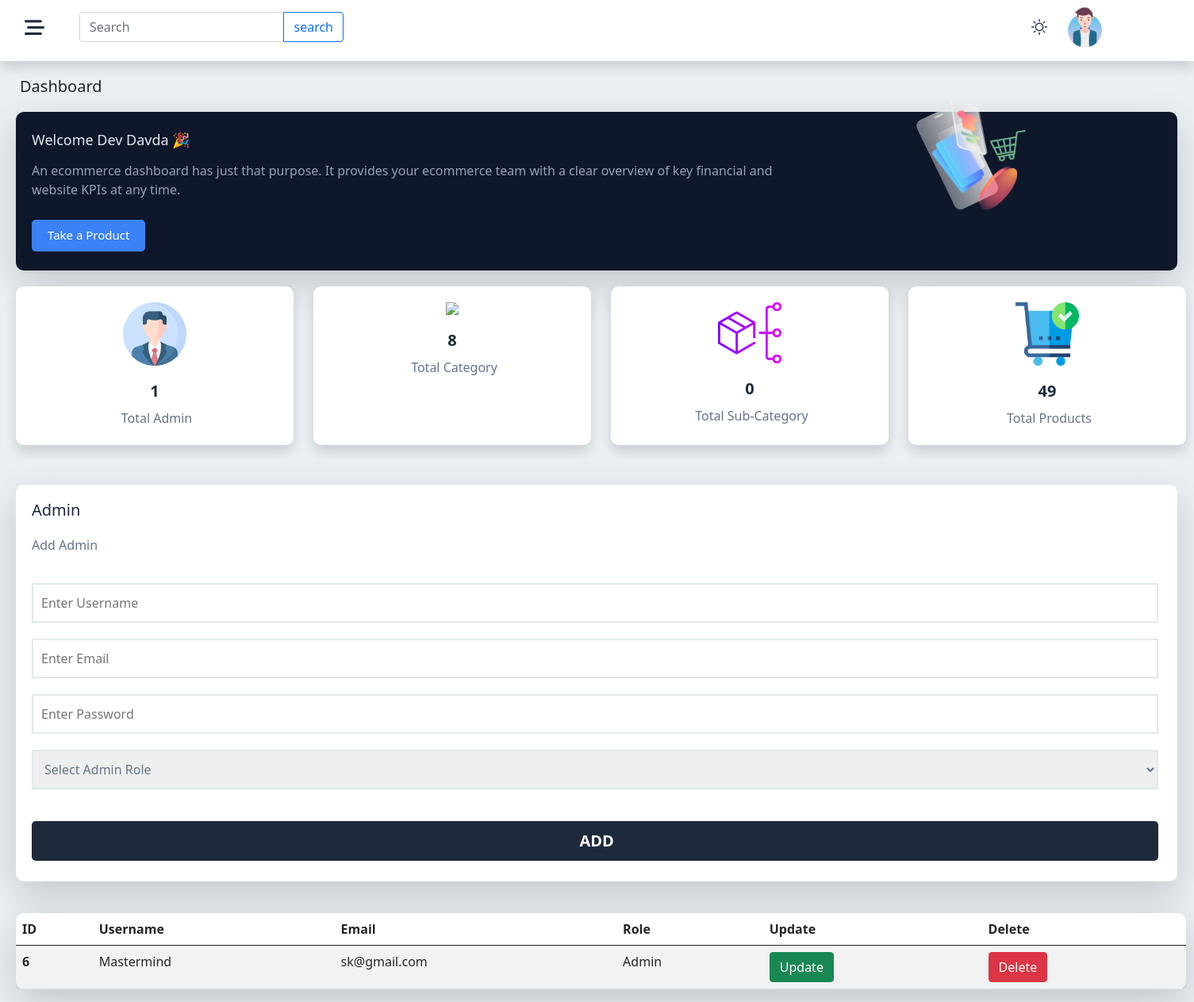
Screenshot of /admin/dashboard.php with the database file from the repository.
### tables this page shows
CREATE TABLE `user` (
  `id` int(255) NOT NULL,
  `username` varchar(999) NOT NULL,
  `email_id` varchar(999) NOT NULL,
  `password` varchar(999) NOT NULL,
  `role` varchar(999) NOT NULL
);

### admin/dashboard.php (the view, shortened to what this page needs)
<!DOCTYPE html>
<html lang="en">
<head>
    <link href="https://cdn.jsdelivr.net/npm/bootstrap@5.0.2/dist/css/bootstrap.min.css" rel="stylesheet">
    <link rel="stylesheet" href="https://cdnjs.cloudflare.com/ajax/libs/font-awesome/6.5.1/css/all.min.css" />
    <link rel="stylesheet" href="https://use.fontawesome.com/releases/v5.7.2/css/all.css">
    <link rel="stylesheet" href="includes/css/footer.css">
    <link rel="stylesheet" href="includes/css/dashboard.css">
    <link rel="stylesheet" href="includes/css/header.css">
</head>
<body>
    <?php include 'includes/php/header.php' ?>
    <div class="dashboard">
        <h3 class="tp-title">Dashboard</h3>
        <div class="welcome shadow-lg">
            <h3 class="tp-dashboard-title-pre">
                Welcome Dev Davda 🎉
            </h3>
            <p class="tp-dashboard-title">
                An ecommerce dashboard has just that purpose. It provides your ecommerce team with a clear overview of key financial and website KPIs at any time.
            </p>
            <a href="product.php" style="text-decoration: none;">
                <button class="tp-dashboard-btn">
                    Take a Product
                </button>
            </a>
            <img src="assets/dashboard/welcome.png">
        </div>
        <div class="calculations">
            <?php
                $totalAdmins = 0;
                $totalCategories = 0;
                $totalSubCategories = 0;
                $totalProducts = 0;
                $adminResult = mysqli_query($cn, "SELECT COUNT(*) AS count FROM `user`");
                $categoryResult = mysqli_query($cn, "SELECT COUNT(*) AS count FROM `category`");
                $subCategoryResult = mysqli_query($cn, "SELECT COUNT(*) AS count FROM `sub_category`");
                $productResult = mysqli_query($cn, "SELECT COUNT(*) AS count FROM `product`");
                if ($adminResult) {
                    $totalAdmins = mysqli_fetch_assoc($adminResult)['count'];
                }
                if ($categoryResult) {
                    $totalCategories = mysqli_fetch_assoc($categoryResult)['count'];
                }
                if ($subCategoryResult) {
                    $totalSubCategories = mysqli_fetch_assoc($subCategoryResult)['count'];
                }
                if ($productResult) {
                    $totalProducts = mysqli_fetch_assoc($productResult)['count'];
                }
            ?>
            <a href="dashboard.php" style="text-decoration: none;">
                <div class="calc shadow calc1">
                    <div class="tp-icons">
                        <img src="assets/dashboard/profile.png">
                    </div>
                    <h3 class="tp-title-pre"><?php echo $totalAdmins; ?></h3>
                    <p class="tp-title">
                        Total Admin
                    </p>
                </div>
            </a>
            <a href="category.php" style="text-decoration: none;">
                <div class="calc shadow calc2">
                    <div class="tp-icons">
                        <img src="assets/dashboard/category.png">
                    </div>
                    <h3 class="tp-title-pre"><?php echo $totalCategories; ?></h3>
                    <p class="tp-title">
                        Total Category
                    </p>
                </div>
            </a>
            <a href="sub_category.php" style="text-decoration: none;">
                <div class="calc shadow calc3">
                    <div class="tp-icons">
                        <img src="assets/dashboard/sub-category.png">
                    </div>
                    <h3 class="tp-title-pre"><?php echo $totalSubCategories; ?></h3>
                    <p class="tp-title">
                        Total Sub-Category
                    </p>
                </div>
            </a>
            <a href="product.php" style="text-decoration: none;">
                <div class="calc shadow calc4">
                    <div class="tp-icons">
                        <img src="assets/dashboard/order.png">
                    </div>
                    <h3 class="tp-title-pre"><?php echo $totalProducts; ?></h3>
                    <p class="tp-title">
                        Total Products
                    </p>
                </div>
            </a>
        </div>
        <div class="admin_form shadow-lg">
            <h3 class="tp-title-pre">Admin</h3>
            <p class="tp-title">Add Admin</p>
            <form action="insert/insert_admin.php" method="post">
                <input type="text" name="username" id="username" placeholder="Enter Username">
                <input type="email" name="email" id="email" placeholder="Enter Email">
                <input type="password" name="password" id="password" placeholder="Enter Password">
                <select name="Role" id="Role" class="i4">
                    <option value="Select Admin Role">Select Admin Role</option>
                </select>
                <input type="submit" class="submit" name="add_admin" value="ADD">
            </form>
        </div>
        <div class="admin_table">
            <table class="table table-hover table-borderd table-striped shadow-lg" style="border-radius: 10px;">
                <thead>
                    <tr>
                        <th scope="col">ID</th>
                        <th scope="col">Username</th>
                        <th scope="col">Email</th>
                        <th scope="col">Role</th>
                        <th scope="col">Update</th>
                        <th scope="col">Delete</th>
                    </tr>
                </thead>
                <tbody>
                    <?php
                        $st = "SELECT * FROM `user` WHERE 1";
                        $res = mysqli_query($cn, $st) or die("Not Inserted");
                        while ($fld = mysqli_fetch_array($res)) {
                    ?>
                            <tr>
                                <th scope="row"><?php echo $fld['id'] ?></th>
                                <td><?php echo $fld['username'] ?></td>
                                <td><?php echo $fld['email_id'] ?></td>
                                <td><?php echo $fld['role'] ?></td>
                                <td><a href="update_admin.php?id=<?php echo $fld['id'] ?>" class="btn btn-success">Update</a></td>
                                <td><a href="delete_admin.php?id=<?php echo $fld['id'] ?>" class="btn btn-danger">Delete</a></td>
                            </tr>
                    <?php
                        }
                    ?>
                </tbody>
            </table>
        </div>
    </div>
</body>
</html>

### admin/includes/css/dashboard.css (style rules this page uses)
body { background-color: #ebf0f5; }
.dashboard .tp-title { font-size: 20px; margin-top: 20px; margin-left: 25px; }
.welcome { background-color: #0f172a; min-height: 200px; border-radius: 10px; width: 97.3%; margin-top: 20px; margin-left: 20px; }
.welcome .tp-dashboard-title-pre { font-size: 18px; color: rgb(226, 232, 240); opacity: 1; padding-top: 25px; padding-left: 20px; }
.welcome .tp-dashboard-title { color: rgb(148, 163, 184); margin-top: 15px; margin-left: 20px; width: 950px; }
.welcome .tp-dashboard-btn { border: none; outline: none; border-radius: 5px; height: 40px; font-size: 15px; color: white; background-color: rgb(59, 130, 246); margin-top: 10px; margin-left: 20px; padding-left: 20px; padding-right: 20px; }
.welcome img { position: absolute; top: 120px; left: 1150px; width: 150px; }
.calculations .calc { text-align: center; width: 350px; height: 200px; background-color: white; border-radius: 10px; margin-top: 20px; margin-left: 20px; -webkit-border-radius: 10px; -moz-border-radius: 10px; -ms-border-radius: 10px; -o-border-radius: 10px; }
.calculations .calc .tp-icons img { width: 80px; margin-top: 20px; }
.calculations .calc .tp-title-pre { margin-top: 20px; font-size: 20px; font-weight: 700; color: rgb(30, 41, 59); }
.calculations .calc .tp-title { margin-top: 10px; margin-left: 5px; font-size: 16px; color: rgb(100, 116, 139); }
.calculations .calc2 { margin-top: -200px; margin-left: 395px; }
.calculations .calc3 { margin-top: -200px; margin-left: 770px; }
.calculations .calc4 { margin-top: -200px; margin-left: 1145px; }
.admin_form { background-color: white; min-height: 500px; border-radius: 10px; width: 97.3%; margin-top: 50px; margin-left: 20px; }
.admin_form .tp-title-pre { color: rgb(30, 41, 59); font-size: 20px; padding-top: 20px; margin-left: 20px; }
.admin_form .tp-title { color: rgb(100, 116, 139); font-size: 16px; margin-left: 20px; }
.admin_form form input[type=text] { width: 97%; padding-left: 10px; margin-left: 20px; height: 50px; border: 2px solid #e1eaea; }
.admin_form form input[type=email] { width: 97%; padding-left: 10px; margin-left: 20px; height: 50px; border: 2px solid #e1eaea; }
.admin_form form input[type=password] { width: 97%; padding-left: 10px; margin-left: 20px; height: 50px; border: 2px solid #e1eaea; }
.admin_form form input[type=submit] { width: 97%; margin-top: 40px; padding-left: 10px; margin-left: 20px; height: 50px; border: none; outline: none; border-radius: 5px; background-color: rgb(30, 41, 59); color: white; font-size: 20px; font-weight: 600; -webkit-border-radius: 5px; -moz-border-radius: 5px; -ms-border-radius: 5px; -o-border-radius: 5px; }
.admin_form form select { width: 97%; margin-top: 20px; padding-left: 10px; margin-left: 20px; height: 50px; color: rgb(100, 116, 139); border: 2px solid #e1eaea; }
.admin_form form input { margin-top: 20px; }
.admin_table { background-color: white; min-height: auto; margin-top: 40px; width: 1475px; margin-left: 20px; border-radius: 10px; }

### rows the page displays
user: id "6", username "Mastermind", email "sk@gmail.com", role "Admin"

### other values shown
$totalAdmins "1"
$totalCategories "8"
$totalSubCategories "0"
$totalProducts "49"
